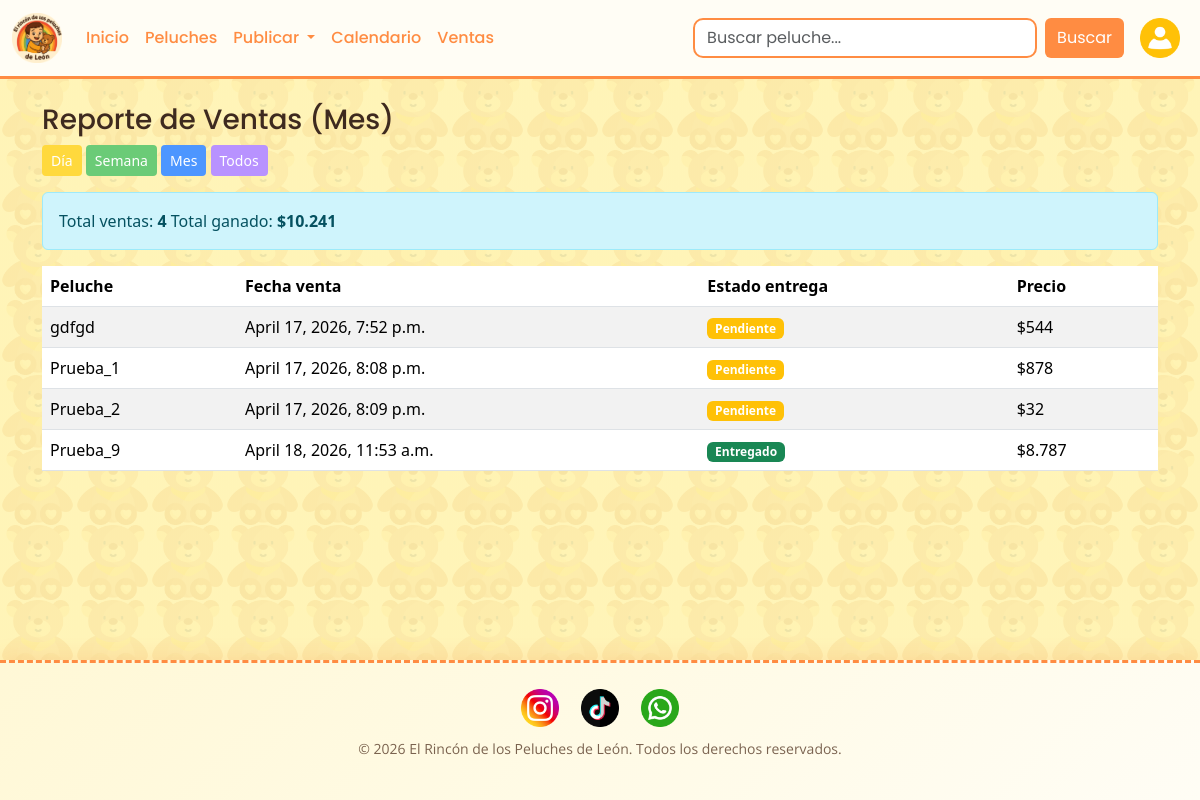
Before: /admin_peluches/reporte-ventas/?periodo=mes&mes=2026-04 (signed in) with the older database file.
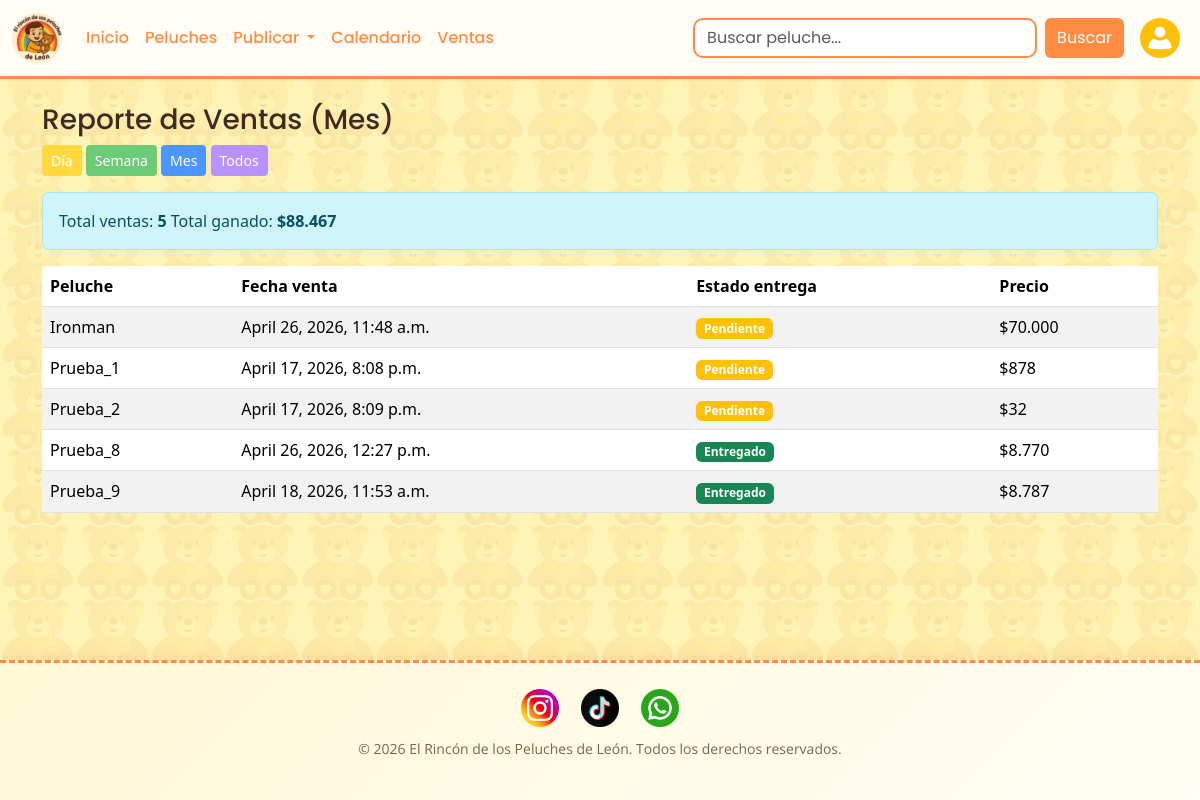
After: the same page with the newer database file.
### admin_peluches/models.py (models this page shows, shortened)
class Peluche(models.Model):
    ESTADO_REVISION = [
        ('Sin Publicar', 'Sin Publicar'),
        ('Publicado', 'Publicado'),
        ('Vendido', 'Vendido'),
    ]
    TAMANOS = [
        ('Pequeño', 'Pequeño'),
        ('Mediano', 'Mediano'),
        ('Grande', 'Grande'),
    ]
    id_peluche = models.AutoField(db_column='idPeluche', primary_key=True)
    nombre = models.CharField(max_length=20, blank=False, null=False)
    categoria = models.ForeignKey('categoria', on_delete=models.CASCADE, db_column='idCategoria')
    precio = models.PositiveIntegerField(null=True, blank=True)
    descripcion = models.TextField(default="Sin descripción")
    estado_revision = models.CharField(max_length=20, choices=ESTADO_REVISION, default='Sin Publicar')
    fecha_entrega = models.DateTimeField(null=True, blank=True)
    fecha_venta = models.DateTimeField(null=True, blank=True)
    lugar_entrega = models.CharField(max_length=255, null=True, blank=True)
    entregado = models.BooleanField(default=False)
    alto_cm = models.PositiveIntegerField(null=True, blank=True)
    ancho_cm = models.PositiveIntegerField(null=True, blank=True)
    tamano = models.CharField(max_length=10, choices=TAMANOS, default='Mediano')

### admin_peluches/views.py (the view, shortened to what this page needs)
# urls.py: path('reporte-ventas/', views.ventas_reporte, name='ventas_reporte'),
@login_required
def ventas_reporte(request):
    hoy = timezone.localdate()
    periodo = request.GET.get('periodo', 'dia')
    ventas_qs = Peluche.objects.filter(
        estado_revision='Vendido',
        fecha_venta__isnull=False
    )
    if periodo == 'dia':
        ventas_qs = ventas_qs.filter(
            fecha_venta__date=hoy
        )
    elif periodo == 'mes':
        mes_param = request.GET.get('mes')
        if mes_param:
            año, mes = map(int, mes_param.split('-'))
            inicio = date(año, mes, 1)
            if mes == 12:
                fin = date(año + 1, 1, 1) - timedelta(days=1)
            else:
                fin = date(año, mes + 1, 1) - timedelta(days=1)
        else:
            inicio = hoy.replace(day=1)
            if hoy.month == 12:
                fin = hoy.replace(year=hoy.year + 1, month=1, day=1) - timedelta(days=1)
            else:
                fin = hoy.replace(month=hoy.month + 1, day=1) - timedelta(days=1)
        ventas_qs = ventas_qs.filter(
            fecha_venta__date__gte=inicio,
            fecha_venta__date__lte=fin
        )
    elif periodo == 'todos':
        pass  # sin filtro adicional
    total_ganado = ventas_qs.aggregate(total=Sum('precio'))['total'] or 0
    context = {
        'ventas': ventas_qs,
        'total': ventas_qs.count(),
        'total_ganado': total_ganado,
        'periodo': periodo,
        'mes_seleccionado': request.GET.get('mes', ''),
    }
    return render(request, 'admin_peluches/ventas_reporte.html', context)

### admin_peluches/templatetags/formato_clp.py (called while the page is built)
@register.filter
def clp(valor):
    try:
        return f"{int(valor):,}".replace(",", ".")
    except:
        return valor

### peluches/context_processors.py (called while the page is built)
def config_global(request):
    configuracion = Configuracion.objects.first()
    return {
        'telefono_whatsapp': configuracion.telefono_whatsapp if configuracion else "56900000000"
    }

### admin_peluches/templates/admin_peluches/ventas_reporte.html (shortened to what this page needs)
{% extends "admin_peluches/base.html" %}
{% load static %}
{% block body %}
    <div class="container mt-4">
        <h3>Reporte de Ventas ({{ periodo|capfirst }})</h3>
        <div class="mb-3">
            <a href="?periodo=dia" class="btn btn-sm btn-dia">Día</a>
            <a href="?periodo=semana" class="btn btn-sm btn-semana">Semana</a>
            <a href="#" id="btnMes" class="btn btn-sm btn-mes">Mes</a>
            <a href="?periodo=todos" class="btn btn-sm btn-todos">Todos</a>
        </div>
        <div class="alert alert-info">
            Total ventas: <strong>{{ total }}</strong>
            Total ganado: <strong>${{ total_ganado|clp }}</strong>
        </div>
        <table class="table table-striped">
            <thead>
                <tr>
                    <th>Peluche</th>
                    <th>Fecha venta</th>
                    <th>Estado entrega</th>
                    <th>Precio</th>
                </tr>
            </thead>
            <tbody>
                {% for v in ventas %}
                    <tr class="fila-peluche"
                        data-id="{{ v.id_peluche }}"
                        data-nombre="{{ v.nombre }}"
                        data-fecha="{{ v.fecha_venta }}"
                        data-entregado="{{ v.entregado }}"
                        data-precio="{{ v.precio }}"
                        data-imagen="{% if v.imagenes.first %}{{ v.imagenes.first.imagen.url }}{% endif %}">
                        <td>{{ v.nombre }}</td>
                        <td>{{ v.fecha_venta }}</td>
                        <td>
                            {% if v.entregado %}
                                <span class="badge bg-success">Entregado</span>
                            {% else %}
                                <span class="badge bg-warning">Pendiente</span>
                            {% endif %}
                        </td>
                        <td>${{ v.precio|clp }}</td>
                    </tr>
                    {% endfor %}
            </tbody>
        </table>
    </div>
{% endblock %}

Changed rows visible on the page:
no longer on this page (row edited): Peluche: nombre "gdfgd", fecha_venta "April 17, 2026, 7:52 p.m.", entregado "Pendiente", precio|clp "544"
now on this page (row edited): Peluche: nombre "Ironman", fecha_venta "April 26, 2026, 11:48 a.m.", entregado "Pendiente", precio|clp "70.000"
now on this page (row edited): Peluche: nombre "Prueba_8", fecha_venta "April 26, 2026, 12:27 p.m.", entregado "Entregado", precio|clp "8.770"
Other visible differences:
{{ total }}: "4" → "5"
{{ total_ganado|clp }}: "10.241" → "88.467"
